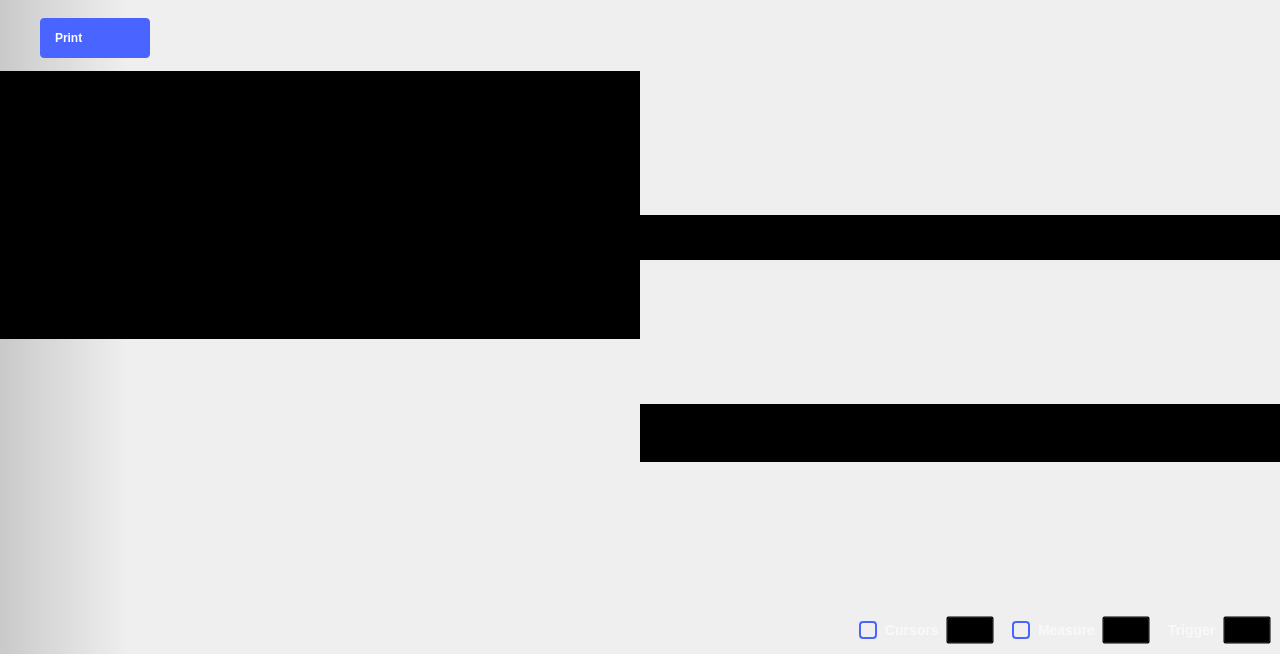
<?xml version="1.0" encoding="UTF-8"?>
<ui version="4.0">
 <class>Oscilloscope</class>
 <widget class="QWidget" name="Oscilloscope">
  <property name="geometry">
   <rect>
    <x>0</x>
    <y>0</y>
    <width>1280</width>
    <height>654</height>
   </rect>
  </property>
  <property name="sizePolicy">
   <sizepolicy hsizetype="MinimumExpanding" vsizetype="MinimumExpanding">
    <horstretch>0</horstretch>
    <verstretch>0</verstretch>
   </sizepolicy>
  </property>
  <property name="minimumSize">
   <size>
    <width>1280</width>
    <height>0</height>
   </size>
  </property>
  <property name="windowTitle">
   <string>Scopy Oscilloscope</string>
  </property>
  <layout class="QVBoxLayout" name="verticalLayout_2">
   <property name="spacing">
    <number>0</number>
   </property>
   <property name="leftMargin">
    <number>0</number>
   </property>
   <property name="topMargin">
    <number>0</number>
   </property>
   <property name="rightMargin">
    <number>0</number>
   </property>
   <property name="bottomMargin">
    <number>0</number>
   </property>
   <item>
    <widget class="adiscope::DetachDragZone" name="mainWidget" native="true">
     <property name="styleSheet">
      <string notr="true">#mainWidget {
background-color: qlineargradient(spread:pad, x1:0, y1:0, x2:0.1, y2:0, stop:0 rgba(0, 0, 0, 40), stop:1 transparent);
}</string>
     </property>
     <layout class="QVBoxLayout" name="verticalLayout_3">
      <property name="spacing">
       <number>0</number>
      </property>
      <property name="leftMargin">
       <number>0</number>
      </property>
      <property name="topMargin">
       <number>0</number>
      </property>
      <property name="rightMargin">
       <number>0</number>
      </property>
      <property name="bottomMargin">
       <number>0</number>
      </property>
      <item>
       <layout class="QHBoxLayout" name="hLayout_top_btn_area">
        <property name="spacing">
         <number>40</number>
        </property>
        <property name="topMargin">
         <number>15</number>
        </property>
        <property name="rightMargin">
         <number>40</number>
        </property>
        <property name="bottomMargin">
         <number>9</number>
        </property>
        <item>
         <spacer name="horizontalSpacer_7">
          <property name="orientation">
           <enum>Qt::Horizontal</enum>
          </property>
          <property name="sizeType">
           <enum>QSizePolicy::Fixed</enum>
          </property>
          <property name="sizeHint" stdset="0">
           <size>
            <width>40</width>
            <height>10</height>
           </size>
          </property>
         </spacer>
        </item>
        <item>
         <widget class="QPushButton" name="printBtn">
          <property name="layoutDirection">
           <enum>Qt::RightToLeft</enum>
          </property>
          <property name="styleSheet">
           <string notr="true">
QPushButton {
  width: 80px;
  height: 40px;

  text-align: left;
  font-weight: bold;
  padding-left: 15px;
  padding-right: 15px;
  qproperty-text: &quot;Print&quot;;

  border-radius: 4px;

  background-color: #4a64ff;
  color: #ffffff;

}

QPushButton:pressed {
  background-color: #2a44df;
}

QPushButton:hover {
	background-color: #4a34ff;
}</string>
          </property>
          <property name="text">
           <string>Print</string>
          </property>
          <property name="icon">
           <iconset resource="../resources/resources.qrc">
            <normaloff>:/icons/ic printer.svg</normaloff>:/icons/ic printer.svg</iconset>
          </property>
          <property name="iconSize">
           <size>
            <width>10</width>
            <height>10</height>
           </size>
          </property>
         </widget>
        </item>
        <item>
         <spacer name="horizontalSpacer_11">
          <property name="orientation">
           <enum>Qt::Horizontal</enum>
          </property>
          <property name="sizeType">
           <enum>QSizePolicy::Expanding</enum>
          </property>
          <property name="sizeHint" stdset="0">
           <size>
            <width>40</width>
            <height>20</height>
           </size>
          </property>
         </spacer>
        </item>
        <item>
         <widget class="adiscope::RunSingleWidget" name="runSingleWidget" native="true"/>
        </item>
        <item>
         <widget class="QWidget" name="widget" native="true">
          <property name="minimumSize">
           <size>
            <width>30</width>
            <height>0</height>
           </size>
          </property>
          <property name="styleSheet">
           <string notr="true">QPushButton {
  min-height: 40px;
  max-height: 40px;
  min-width: 60px;
  max-width: 60px;
  padding-top:5px
}

QPushButton:checked {
  border-top: 1px solid rgba(255,255,255,150);
}

QPushButton:!checked {
  border-top: 1px solid rgba(255,255,255,0);
}

QPushButton:!checked:hover {
  border-top: 1px solid rgba(255,255,255,0);
}

QPushButton:checked:hover {
  border-top: 1px solid rgba(255,255,255,200);
}</string>
          </property>
          <layout class="QHBoxLayout" name="horizontalLayout_3">
           <property name="spacing">
            <number>0</number>
           </property>
           <property name="leftMargin">
            <number>0</number>
           </property>
           <property name="topMargin">
            <number>0</number>
           </property>
           <property name="rightMargin">
            <number>0</number>
           </property>
           <property name="bottomMargin">
            <number>0</number>
           </property>
           <item>
            <widget class="adiscope::CustomPushButton" name="btnGeneralSettings">
             <property name="styleSheet">
              <string notr="true">QPushButton:checked {
  image: url(:/icons/gear_wheel_pressed.svg);
}

QPushButton:!checked {
  image: url(:/icons/gear_wheel.svg);
}


QPushButton:!checked:hover {
  image: url(:/icons/gear_wheel_hover.svg);
}

QPushButton:checked:hover {
  image: url(:/icons/gear_wheel_pressed.svg);
}</string>
             </property>
             <property name="text">
              <string/>
             </property>
             <property name="checkable">
              <bool>true</bool>
             </property>
             <attribute name="buttonGroup">
              <string notr="true">settings_group</string>
             </attribute>
            </widget>
           </item>
           <item>
            <widget class="QPushButton" name="btnSettings">
             <property name="styleSheet">
              <string notr="true">QPushButton:checked {
  image: url(:/icons/setup3_checked_hover.svg);
}

QPushButton:!checked {
  image: url(:/icons/setup3_unchecked.svg);
}

QPushButton:!checked:hover {
  image: url(:/icons/setup3_unchecked_hover.svg);
}

QPushButton:checked:hover {
  image: url(:/icons/setup3_checked_hover.svg);
}</string>
             </property>
             <property name="text">
              <string/>
             </property>
             <property name="checkable">
              <bool>true</bool>
             </property>
            </widget>
           </item>
          </layout>
         </widget>
        </item>
       </layout>
      </item>
      <item>
       <layout class="QHBoxLayout" name="hLayout_central_area">
        <property name="spacing">
         <number>0</number>
        </property>
        <property name="leftMargin">
         <number>0</number>
        </property>
        <property name="rightMargin">
         <number>0</number>
        </property>
        <item>
         <layout class="QVBoxLayout" name="plot_and_buffPreviewer">
          <item>
           <widget class="QWidget" name="hLayoutBufferPreview" native="true">
            <property name="styleSheet">
             <string notr="true">background-color:black;</string>
            </property>
            <layout class="QHBoxLayout" name="hLayout_buffPreview">
             <property name="spacing">
              <number>0</number>
             </property>
             <item>
              <spacer name="horizontalSpacer_4">
               <property name="orientation">
                <enum>Qt::Horizontal</enum>
               </property>
               <property name="sizeHint" stdset="0">
                <size>
                 <width>10</width>
                 <height>10</height>
                </size>
               </property>
              </spacer>
             </item>
             <item>
              <layout class="QVBoxLayout" name="vLayoutBufferSlot">
               <property name="spacing">
                <number>0</number>
               </property>
              </layout>
             </item>
             <item>
              <spacer name="horizontalSpacer_3">
               <property name="orientation">
                <enum>Qt::Horizontal</enum>
               </property>
               <property name="sizeHint" stdset="0">
                <size>
                 <width>10</width>
                 <height>10</height>
                </size>
               </property>
              </spacer>
             </item>
            </layout>
           </widget>
          </item>
          <item>
           <widget class="QWidget" name="widgetPlotContainer" native="true">
            <layout class="QGridLayout" name="gridLayout_5">
             <property name="leftMargin">
              <number>0</number>
             </property>
             <property name="topMargin">
              <number>0</number>
             </property>
             <property name="rightMargin">
              <number>0</number>
             </property>
             <property name="bottomMargin">
              <number>0</number>
             </property>
             <property name="spacing">
              <number>0</number>
             </property>
             <item row="0" column="0">
              <widget class="QWidget" name="container_fft_plot" native="true">
               <layout class="QGridLayout" name="gridLayoutFFT">
                <property name="leftMargin">
                 <number>20</number>
                </property>
                <property name="topMargin">
                 <number>0</number>
                </property>
                <property name="rightMargin">
                 <number>0</number>
                </property>
                <property name="bottomMargin">
                 <number>0</number>
                </property>
                <property name="horizontalSpacing">
                 <number>2</number>
                </property>
                <property name="verticalSpacing">
                 <number>0</number>
                </property>
                <item row="0" column="0">
                 <layout class="QHBoxLayout" name="hlayout_fft">
                  <property name="spacing">
                   <number>0</number>
                  </property>
                 </layout>
                </item>
               </layout>
              </widget>
             </item>
             <item row="2" column="0">
              <layout class="QVBoxLayout" name="plot_and_scales">
               <property name="spacing">
                <number>0</number>
               </property>
               <property name="topMargin">
                <number>0</number>
               </property>
               <property name="rightMargin">
                <number>0</number>
               </property>
               <property name="bottomMargin">
                <number>0</number>
               </property>
               <item>
                <layout class="QGridLayout" name="gridLayoutPlot">
                 <property name="leftMargin">
                  <number>25</number>
                 </property>
                 <property name="topMargin">
                  <number>0</number>
                 </property>
                 <property name="rightMargin">
                  <number>25</number>
                 </property>
                 <property name="bottomMargin">
                  <number>0</number>
                 </property>
                 <property name="spacing">
                  <number>0</number>
                 </property>
                </layout>
               </item>
               <item>
                <layout class="QHBoxLayout" name="scales">
                 <property name="spacing">
                  <number>0</number>
                 </property>
                 <property name="leftMargin">
                  <number>0</number>
                 </property>
                 <property name="topMargin">
                  <number>0</number>
                 </property>
                 <property name="bottomMargin">
                  <number>3</number>
                 </property>
                 <item>
                  <layout class="QHBoxLayout" name="chn_scales">
                   <property name="spacing">
                    <number>15</number>
                   </property>
                   <property name="leftMargin">
                    <number>10</number>
                   </property>
                  </layout>
                 </item>
                 <item>
                  <spacer name="horizontalSpacer">
                   <property name="orientation">
                    <enum>Qt::Horizontal</enum>
                   </property>
                   <property name="sizeHint" stdset="0">
                    <size>
                     <width>0</width>
                     <height>15</height>
                    </size>
                   </property>
                  </spacer>
                 </item>
                </layout>
               </item>
              </layout>
             </item>
             <item row="1" column="0">
              <layout class="QHBoxLayout" name="horizontalLayout_4">
               <property name="spacing">
                <number>0</number>
               </property>
               <property name="leftMargin">
                <number>20</number>
               </property>
               <property name="rightMargin">
                <number>20</number>
               </property>
               <item>
                <spacer name="horizontalSpacer_12">
                 <property name="orientation">
                  <enum>Qt::Horizontal</enum>
                 </property>
                 <property name="sizeType">
                  <enum>QSizePolicy::Fixed</enum>
                 </property>
                 <property name="sizeHint" stdset="0">
                  <size>
                   <width>20</width>
                   <height>20</height>
                  </size>
                 </property>
                </spacer>
               </item>
               <item>
                <widget class="QWidget" name="hist_widget" native="true">
                 <property name="sizePolicy">
                  <sizepolicy hsizetype="Expanding" vsizetype="Preferred">
                   <horstretch>0</horstretch>
                   <verstretch>0</verstretch>
                  </sizepolicy>
                 </property>
                 <property name="minimumSize">
                  <size>
                   <width>20</width>
                   <height>0</height>
                  </size>
                 </property>
                 <layout class="QHBoxLayout" name="hist_layout">
                  <property name="spacing">
                   <number>0</number>
                  </property>
                  <property name="leftMargin">
                   <number>0</number>
                  </property>
                  <property name="topMargin">
                   <number>0</number>
                  </property>
                  <property name="rightMargin">
                   <number>0</number>
                  </property>
                  <property name="bottomMargin">
                   <number>0</number>
                  </property>
                 </layout>
                </widget>
               </item>
               <item>
                <spacer name="horizontalSpacer_13">
                 <property name="orientation">
                  <enum>Qt::Horizontal</enum>
                 </property>
                 <property name="sizeType">
                  <enum>QSizePolicy::Fixed</enum>
                 </property>
                 <property name="sizeHint" stdset="0">
                  <size>
                   <width>20</width>
                   <height>20</height>
                  </size>
                 </property>
                </spacer>
               </item>
              </layout>
             </item>
            </layout>
           </widget>
          </item>
         </layout>
        </item>
        <item>
         <widget class="QWidget" name="xy_plot_container" native="true">
          <property name="minimumSize">
           <size>
            <width>0</width>
            <height>0</height>
           </size>
          </property>
          <layout class="QGridLayout" name="gridLayout">
           <property name="leftMargin">
            <number>0</number>
           </property>
           <property name="topMargin">
            <number>0</number>
           </property>
           <property name="rightMargin">
            <number>0</number>
           </property>
           <property name="bottomMargin">
            <number>0</number>
           </property>
           <property name="spacing">
            <number>0</number>
           </property>
           <item row="0" column="0">
            <widget class="QWidget" name="widget_xy_plot_top" native="true">
             <property name="sizePolicy">
              <sizepolicy hsizetype="Minimum" vsizetype="Minimum">
               <horstretch>0</horstretch>
               <verstretch>0</verstretch>
              </sizepolicy>
             </property>
             <property name="minimumSize">
              <size>
               <width>0</width>
               <height>45</height>
              </size>
             </property>
             <property name="maximumSize">
              <size>
               <width>16777215</width>
               <height>45</height>
              </size>
             </property>
             <property name="styleSheet">
              <string notr="true">background-color: black;</string>
             </property>
             <layout class="QHBoxLayout" name="horizontalLayout">
              <property name="spacing">
               <number>0</number>
              </property>
              <property name="leftMargin">
               <number>0</number>
              </property>
              <property name="topMargin">
               <number>0</number>
              </property>
              <property name="rightMargin">
               <number>0</number>
              </property>
              <property name="bottomMargin">
               <number>0</number>
              </property>
              <item>
               <layout class="QVBoxLayout" name="verticalLayout_5">
                <property name="spacing">
                 <number>0</number>
                </property>
                <property name="topMargin">
                 <number>3</number>
                </property>
                <property name="rightMargin">
                 <number>0</number>
                </property>
                <property name="bottomMargin">
                 <number>3</number>
                </property>
               </layout>
              </item>
              <item>
               <spacer name="horizontalSpacer_2">
                <property name="orientation">
                 <enum>Qt::Horizontal</enum>
                </property>
                <property name="sizeHint" stdset="0">
                 <size>
                  <width>0</width>
                  <height>10</height>
                 </size>
                </property>
               </spacer>
              </item>
              <item>
               <spacer name="horizontalSpacer_5">
                <property name="orientation">
                 <enum>Qt::Horizontal</enum>
                </property>
                <property name="sizeType">
                 <enum>QSizePolicy::Fixed</enum>
                </property>
                <property name="sizeHint" stdset="0">
                 <size>
                  <width>2</width>
                  <height>10</height>
                 </size>
                </property>
               </spacer>
              </item>
             </layout>
            </widget>
           </item>
           <item row="1" column="0">
            <widget class="QWidget" name="widget_xy_plot_bottom" native="true">
             <property name="sizePolicy">
              <sizepolicy hsizetype="Minimum" vsizetype="Minimum">
               <horstretch>0</horstretch>
               <verstretch>0</verstretch>
              </sizepolicy>
             </property>
             <property name="minimumSize">
              <size>
               <width>0</width>
               <height>58</height>
              </size>
             </property>
             <property name="maximumSize">
              <size>
               <width>16777215</width>
               <height>58</height>
              </size>
             </property>
             <property name="styleSheet">
              <string notr="true">background-color: black;</string>
             </property>
             <layout class="QHBoxLayout" name="horizontalLayout_2">
              <property name="spacing">
               <number>0</number>
              </property>
              <property name="leftMargin">
               <number>0</number>
              </property>
              <property name="topMargin">
               <number>0</number>
              </property>
              <property name="rightMargin">
               <number>0</number>
              </property>
              <property name="bottomMargin">
               <number>0</number>
              </property>
              <item>
               <spacer name="horizontalSpacer_6">
                <property name="orientation">
                 <enum>Qt::Horizontal</enum>
                </property>
                <property name="sizeHint" stdset="0">
                 <size>
                  <width>399</width>
                  <height>0</height>
                 </size>
                </property>
               </spacer>
              </item>
              <item>
               <layout class="QVBoxLayout" name="verticalLayout_4">
                <property name="spacing">
                 <number>0</number>
                </property>
                <property name="rightMargin">
                 <number>0</number>
                </property>
               </layout>
              </item>
              <item>
               <spacer name="horizontalSpacer_10">
                <property name="orientation">
                 <enum>Qt::Horizontal</enum>
                </property>
                <property name="sizeType">
                 <enum>QSizePolicy::Fixed</enum>
                </property>
                <property name="sizeHint" stdset="0">
                 <size>
                  <width>5</width>
                  <height>0</height>
                 </size>
                </property>
               </spacer>
              </item>
             </layout>
            </widget>
           </item>
          </layout>
         </widget>
        </item>
        <item>
         <layout class="QVBoxLayout" name="vLayout_for_rightMenu">
          <property name="topMargin">
           <number>0</number>
          </property>
          <item>
           <widget class="adiscope::MenuAnim" name="rightMenu" native="true">
            <property name="sizePolicy">
             <sizepolicy hsizetype="Maximum" vsizetype="Preferred">
              <horstretch>0</horstretch>
              <verstretch>0</verstretch>
             </sizepolicy>
            </property>
            <property name="minimumSize">
             <size>
              <width>0</width>
              <height>0</height>
             </size>
            </property>
            <layout class="QVBoxLayout" name="verticalLayout">
             <property name="spacing">
              <number>0</number>
             </property>
             <property name="leftMargin">
              <number>0</number>
             </property>
             <property name="topMargin">
              <number>20</number>
             </property>
             <property name="rightMargin">
              <number>0</number>
             </property>
             <property name="bottomMargin">
              <number>0</number>
             </property>
             <item>
              <widget class="QStackedWidget" name="stackedWidget">
               <property name="sizePolicy">
                <sizepolicy hsizetype="Minimum" vsizetype="Preferred">
                 <horstretch>0</horstretch>
                 <verstretch>0</verstretch>
                </sizepolicy>
               </property>
               <property name="currentIndex">
                <number>3</number>
               </property>
               <widget class="QWidget" name="channelSettings"/>
               <widget class="QWidget" name="cursorsSettings"/>
               <widget class="QWidget" name="measureSettings"/>
               <widget class="QWidget" name="generalSettings"/>
              </widget>
             </item>
            </layout>
           </widget>
          </item>
         </layout>
        </item>
       </layout>
      </item>
      <item>
       <layout class="QHBoxLayout" name="hLayout_bottom_btn_area">
        <property name="spacing">
         <number>0</number>
        </property>
        <item>
         <layout class="QHBoxLayout" name="channelsList">
          <property name="leftMargin">
           <number>0</number>
          </property>
          <property name="rightMargin">
           <number>0</number>
          </property>
         </layout>
        </item>
        <item>
         <widget class="adiscope::CustomPushButton" name="btnAddMath">
          <property name="text">
           <string/>
          </property>
          <property name="icon">
           <iconset resource="../resources/resources.qrc">
            <normaloff>:/menu/add.svg</normaloff>:/menu/add.svg</iconset>
          </property>
          <property name="checkable">
           <bool>true</bool>
          </property>
          <property name="flat">
           <bool>true</bool>
          </property>
          <attribute name="buttonGroup">
           <string notr="true">settings_group</string>
          </attribute>
         </widget>
        </item>
        <item>
         <spacer name="horizontalSpacer_15">
          <property name="orientation">
           <enum>Qt::Horizontal</enum>
          </property>
          <property name="sizeType">
           <enum>QSizePolicy::Expanding</enum>
          </property>
          <property name="sizeHint" stdset="0">
           <size>
            <width>40</width>
            <height>20</height>
           </size>
          </property>
         </spacer>
        </item>
        <item>
         <widget class="QWidget" name="widget_3" native="true">
          <property name="sizePolicy">
           <sizepolicy hsizetype="Preferred" vsizetype="Fixed">
            <horstretch>0</horstretch>
            <verstretch>0</verstretch>
           </sizepolicy>
          </property>
          <property name="minimumSize">
           <size>
            <width>0</width>
            <height>48</height>
           </size>
          </property>
          <property name="styleSheet">
           <string notr="true">QCheckBox {
  spacing: 8px;
  background-color: transparent;
  font-size: 14px;
  font-weight: bold;
  
  color: rgba(255, 255, 255, 153);
}

QCheckBox::indicator {
  width: 14px;
  height: 14px;
  border: 2px solid rgb(74,100,255);
  border-radius: 4px;
}
QCheckBox::indicator:unchecked { background-color: transparent; }
QCheckBox::indicator:checked { background-color: rgb(74,100,255); }

QPushButton {
  width: 40px;
  height: 20px;
  background-color: transparent;
}
QPushButton:pressed { border-image: url(:/icons/setup_btn_checked.svg); }
QPushButton:!pressed { border-image: url(:/icons/setup_btn_unchecked.svg); }
QPushButton:hover:!pressed:!checked { border-image: url(:/icons/setup_btn_hover.svg); }
QPushButton:checked { border-image: url(:/icons/setup_btn_checked.svg); }

QLabel {
  font-size: 14px;
  font-weight: bold;
  
  color: rgba(255, 255, 255, 153);
}</string>
          </property>
          <layout class="QHBoxLayout" name="horizontalLayout_6">
           <item>
            <widget class="QCheckBox" name="boxCursors">
             <property name="text">
              <string>Cursors</string>
             </property>
            </widget>
           </item>
           <item>
            <widget class="adiscope::CustomPushButton" name="btnCursors">
             <property name="enabled">
              <bool>false</bool>
             </property>
             <property name="text">
              <string/>
             </property>
             <property name="checkable">
              <bool>true</bool>
             </property>
             <attribute name="buttonGroup">
              <string notr="true">settings_group</string>
             </attribute>
            </widget>
           </item>
           <item>
            <spacer name="horizontalSpacer_9">
             <property name="orientation">
              <enum>Qt::Horizontal</enum>
             </property>
             <property name="sizeType">
              <enum>QSizePolicy::Fixed</enum>
             </property>
             <property name="sizeHint" stdset="0">
              <size>
               <width>12</width>
               <height>0</height>
              </size>
             </property>
            </spacer>
           </item>
           <item>
            <widget class="QCheckBox" name="boxMeasure">
             <property name="text">
              <string>Measure</string>
             </property>
            </widget>
           </item>
           <item>
            <widget class="adiscope::CustomPushButton" name="btnMeasure">
             <property name="enabled">
              <bool>false</bool>
             </property>
             <property name="text">
              <string/>
             </property>
             <property name="checkable">
              <bool>true</bool>
             </property>
             <attribute name="buttonGroup">
              <string notr="true">settings_group</string>
             </attribute>
            </widget>
           </item>
           <item>
            <spacer name="horizontalSpacer_8">
             <property name="orientation">
              <enum>Qt::Horizontal</enum>
             </property>
             <property name="sizeType">
              <enum>QSizePolicy::Fixed</enum>
             </property>
             <property name="sizeHint" stdset="0">
              <size>
               <width>12</width>
               <height>0</height>
              </size>
             </property>
            </spacer>
           </item>
           <item>
            <widget class="QLabel" name="label_4">
             <property name="text">
              <string>Trigger</string>
             </property>
            </widget>
           </item>
           <item>
            <widget class="adiscope::CustomPushButton" name="btnTrigger">
             <property name="text">
              <string/>
             </property>
             <property name="checkable">
              <bool>true</bool>
             </property>
             <attribute name="buttonGroup">
              <string notr="true">settings_group</string>
             </attribute>
            </widget>
           </item>
          </layout>
         </widget>
        </item>
       </layout>
      </item>
     </layout>
    </widget>
   </item>
  </layout>
  <action name="actionClose">
   <property name="text">
    <string>Close</string>
   </property>
  </action>
 </widget>
 <customwidgets>
  <customwidget>
   <class>adiscope::DetachDragZone</class>
   <extends>QWidget</extends>
   <header>detachdragzone.h</header>
   <container>1</container>
  </customwidget>
  <customwidget>
   <class>adiscope::MenuAnim</class>
   <extends>QWidget</extends>
   <header>menu_anim.hpp</header>
   <container>1</container>
  </customwidget>
  <customwidget>
   <class>adiscope::CustomPushButton</class>
   <extends>QPushButton</extends>
   <header>customPushButton.hpp</header>
  </customwidget>
  <customwidget>
   <class>adiscope::RunSingleWidget</class>
   <extends>QWidget</extends>
   <header>runsinglewidget.h</header>
   <container>1</container>
  </customwidget>
 </customwidgets>
 <resources>
  <include location="../resources/resources.qrc"/>
 </resources>
 <connections>
  <connection>
   <sender>btnTrigger</sender>
   <signal>toggled(bool)</signal>
   <receiver>btnSettings</receiver>
   <slot>setChecked(bool)</slot>
   <hints>
    <hint type="sourcelabel">
     <x>1157</x>
     <y>628</y>
    </hint>
    <hint type="destinationlabel">
     <x>1116</x>
     <y>40</y>
    </hint>
   </hints>
  </connection>
  <connection>
   <sender>btnMeasure</sender>
   <signal>toggled(bool)</signal>
   <receiver>btnSettings</receiver>
   <slot>setChecked(bool)</slot>
   <hints>
    <hint type="sourcelabel">
     <x>1031</x>
     <y>628</y>
    </hint>
    <hint type="destinationlabel">
     <x>1116</x>
     <y>40</y>
    </hint>
   </hints>
  </connection>
  <connection>
   <sender>btnCursors</sender>
   <signal>toggled(bool)</signal>
   <receiver>btnSettings</receiver>
   <slot>setChecked(bool)</slot>
   <hints>
    <hint type="sourcelabel">
     <x>878</x>
     <y>628</y>
    </hint>
    <hint type="destinationlabel">
     <x>1116</x>
     <y>40</y>
    </hint>
   </hints>
  </connection>
  <connection>
   <sender>boxMeasure</sender>
   <signal>toggled(bool)</signal>
   <receiver>btnMeasure</receiver>
   <slot>setEnabled(bool)</slot>
   <hints>
    <hint type="sourcelabel">
     <x>964</x>
     <y>628</y>
    </hint>
    <hint type="destinationlabel">
     <x>1031</x>
     <y>628</y>
    </hint>
   </hints>
  </connection>
  <connection>
   <sender>boxCursors</sender>
   <signal>toggled(bool)</signal>
   <receiver>btnCursors</receiver>
   <slot>setEnabled(bool)</slot>
   <hints>
    <hint type="sourcelabel">
     <x>811</x>
     <y>628</y>
    </hint>
    <hint type="destinationlabel">
     <x>878</x>
     <y>628</y>
    </hint>
   </hints>
  </connection>
 </connections>
 <buttongroups>
  <buttongroup name="settings_group"/>
 </buttongroups>
</ui>
